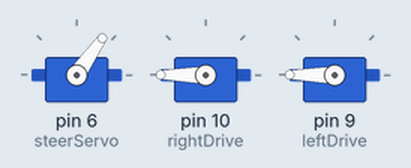
Recording of a sketch running on a simulated Arduino Uno, built with avr-gcc and run on an emulated ATmega328P. Shown: 3 × servo.

Above: at 0.7 s.
Timing chart, 0 to 2.2 s (numbered marks = the images above):
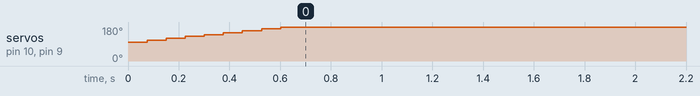

The sketch:

Comp3Code.ino
```cpp
//servo setup
#include <Servo.h>
Servo steerServo, rightDrive, leftDrive;
#define GO 300
#define STRAIGHT 55

void setup()
{
  //set and straighten wheels
  steerServo.attach(6);
  steerServo.write(STRAIGHT);
  rightDrive.attach(10);
  leftDrive.attach(9);
  //linear throttle curve on startup
  for(int i = 100; i < GO; i += 10)
  {
    rightDrive.write(i);
    leftDrive.write(i);
    delay(75);
  }
  Serial.begin(9600);
}

void loop()
{
  leftDrive.write(GO);
  rightDrive.write(GO);
  steerServo.write(STRAIGHT);
}
```
